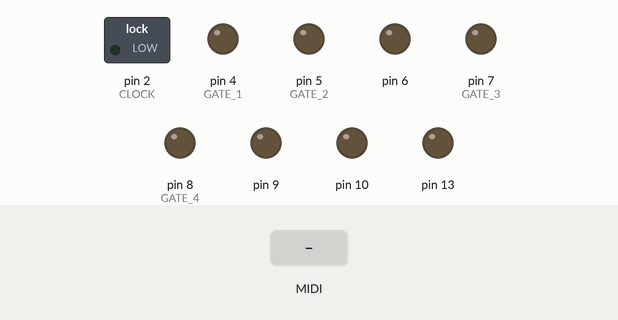
A sketch run on a simulated Arduino Leonardo, built with avr-gcc and run on an emulated ATmega32U4. On the bench: switched loads named in the sketch (green lamp = pin HIGH), output pins drawn as LEDs (lit = HIGH). The inputs (shaded band) are chosen by the test bench. MIDI output is not drawn.

Above: at 1.2 s.
1.3 s: MIDI note 36 received
At 2.3 s:
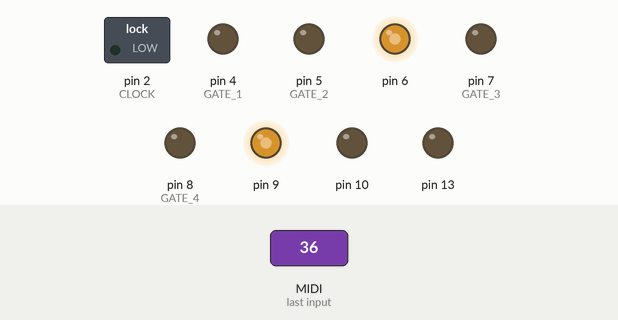
3.1 s: MIDI note 67 received
At 3.25 s:
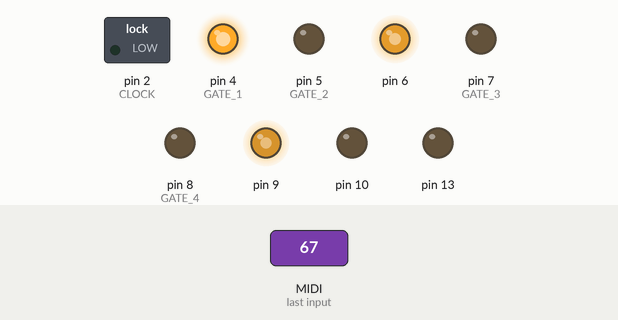
Timing chart, 0 to 6.1 s (numbered marks = the images above; inputs shaded):
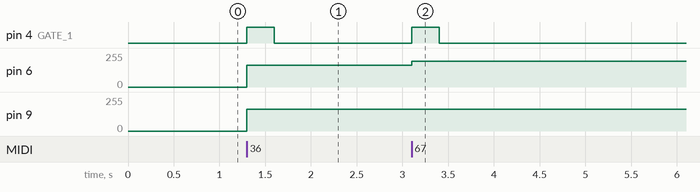

Measured:
- after the input at 1.3 s, pin 4 (GATE_1): LOW → HIGH at once, → LOW 0.30 s later; pin 6, pin 9: 0/255 → 164/255 at once
- after the input at 3.1 s, pin 4 (GATE_1): LOW → HIGH at once, → LOW 0.30 s later; pin 6: 164/255 → 195/255 at once

The sketch:

Interstellar_Communicator_PWM_v19.ino
```cpp
/*
24-2-2021
Jason

TODO:
- Test op glitches wanneer je veel midi ontvangt.
	- Glitches? Kijk of dit verdwijnt met midiThruOff.
		- Ja? Kijk of je midithru in hardware kan door-routen.
- Kijk of je condensators kan vervangen voor minder slew op de pwm outputs.
- Active sensing timeout nu niet gebruikt. Blijf testen om te kijken of er noten blijven hangen. Zo niet? Dan kan het zo blijven.
*/

#include <MIDI.h>
#include <EEPROM.h>

#define CLOCK 2
#define RESET 3
#define GATE_1 4
#define GATE_2 5
#define GATE_3 7
#define GATE_4 8
#define BUTTON_1 A0
#define BUTTON_2 A1
#define BUTTON_3 A2
#define BUTTON_4 A3

MIDI_CREATE_DEFAULT_INSTANCE();

// Frequency modes for TIMER1
#define PWM62k 1   //62500 Hz

// Direct PWM change variables
#define PWM9 OCR1A
#define PWM10 OCR1B

// Frequency modes for TIMER4
#define PWM187k 1   // 187500 Hz

// Direct PWM change variables
#define PWM6 OCR4D
#define PWM13 OCR4A

// Terminal count
#define PWM6_13_MAX OCR4C

enum TYPE { NEG = -1, NOTE, VELOCITY, ATC, ATP, CONTROL, BEND, PENDING_AT };

void setup()
{
	setinputsandoutputs();
	configuremidisethandle();
	load_learn_status();
}

void setinputsandoutputs()
{
	MIDI.begin(MIDI_CHANNEL_OMNI);
	 // MIDI.turnThruOff();

	pinMode(CLOCK, OUTPUT);
	pinMode(RESET, OUTPUT);
	pinMode(GATE_1, OUTPUT);
	pinMode(GATE_2, OUTPUT);
	pinMode(GATE_3, OUTPUT);
	pinMode(GATE_4, OUTPUT);

	pinMode(BUTTON_1, INPUT_PULLUP); //Knoppen 1 t/m 4 sluiten de input kort naar massa bij het indrukken.
	pinMode(BUTTON_2, INPUT_PULLUP);
	pinMode(BUTTON_3, INPUT_PULLUP);
	pinMode(BUTTON_4, INPUT_PULLUP);

	digitalWrite(CLOCK,LOW);
	digitalWrite(RESET,LOW);
	digitalWrite(GATE_1,LOW);
	digitalWrite(GATE_2,LOW);
	digitalWrite(GATE_3,LOW);
	digitalWrite(GATE_4,LOW);

	confpwm();
}

void confpwm()
{
	// Configure Timer 1 (Pins 9, 10 and 11)
	TCCR1A=1;
	TCCR1B=PWM62k|0x08;
	TCCR1C=0;

	// Configure Timer 4 (Pins 6 and 13)
	TCCR4A=0;
	TCCR4B=PWM187k;
	TCCR4C=0;
	TCCR4D=0;
	TCCR4D=0;

	// PLL Configuration
	// Use 96MHz / 2 = 48MHz
	PLLFRQ=(PLLFRQ&0xCF)|0x30;
	// PLLFRQ=(PLLFRQ&0xCF)|0x10; // Will double all frequencies

	// Terminal count for Timer 4 PWM
	PWM6_13_MAX=255;

	// Prepare pin 9 to use PWM
	PWM9=0;   // Set PWM value between 0 and 255
	DDRB|=1<<5;    // Set Output Mode B5
	TCCR1A|=0x80;  // Activate channel

	// Prepare pin 10 to use PWM
	PWM10=0;   // Set PWM value between 0 and 255
	DDRB|=1<<6;    // Set Output Mode B6
	TCCR1A|=0x20;  // Set PWM value

	// Prepare pin 6 to use PWM
	PWM6=0;   // Set PWM value between 0 and 255
	DDRD|=1<<7;    // Set Output Mode D7
	TCCR4C|=0x09;  // Activate channel D

	// Prepare pin 5 to use PWM
	PWM13=0;   // Set PWM value between 0 and 255
	DDRC|=1<<7;    // Set Output Mode C6
	TCCR4A=0x82;  // Activate channel A
}

void configuremidisethandle()
{
	//When the following midi message type is recieved, the void function in between the brackets is carried out.
	MIDI.setHandleNoteOn(note_on_vel);
	MIDI.setHandleNoteOff(note_off_vel);
	MIDI.setHandleControlChange(control_change);
	MIDI.setHandlePitchBend(pitchbend);
	MIDI.setHandleAfterTouchChannel(atc);
	MIDI.setHandleAfterTouchPoly(atp);
	MIDI.setHandleClock(clock_tick);
	MIDI.setHandleStart(clock_start);
	MIDI.setHandleContinue(clock_continue);
	MIDI.setHandleStop(clock_stop);
//  MIDI.setHandleActiveSensing(RecievedActive);
}

//Saved in eeprom
//------
int8_t cv_type[4];
int8_t cv_channel[4];

int8_t perc_type[4];
int8_t perc_channel[4];
int8_t perc_num[4];

bool polyphony[16];

int8_t msb_numbers[4];
// int8_t lsb_numbers[4];
int8_t nrpn_msb_controls[4];
int8_t nrpn_lsb_controls[4];
bool precision[4];
//------

int note_hist[4];
int note_row_hist[16];
int vel_row_hist;
int at_row_hist;

int8_t nrpn_iter[4];
int8_t msb_controller[4];

void load_learn_status()
{
  for ( int channels = 0; channels < 16; channels++ ) {
		note_row_hist[channels] = NEG;
    polyphony[channels] = false;
	}
	vel_row_hist = NEG;
	at_row_hist = NEG;
  nrpn_iter[0] = 0;
	nrpn_iter[1] = 0;
	nrpn_iter[2] = 0;
	nrpn_iter[3] = 0;

  /*
	for ( int row = 0; row < 4; row++ ) {
		cv_type[row] = 				EEPROM.read(row);
		cv_channel[row] = 			EEPROM.read(row+4);
		perc_type[row] = 			EEPROM.read(row+8);
		perc_channel[row] = 		EEPROM.read(row+12);
		perc_num[row] = 			EEPROM.read(row+16);
		polyphony[row] = 			EEPROM.read(row+20);
		polyphony[row + 4] = 		EEPROM.read(row+24);
		polyphony[row + 8] = 		EEPROM.read(row+28);
		polyphony[row + 12] = 		EEPROM.read(row+32);
		msb_numbers[row] = 			EEPROM.read(row+36);
		// lsb_numbers[row] = 			EEPROM.read(row+40);
		nrpn_msb_controls[row] = 	EEPROM.read(row+44);
		nrpn_lsb_controls[row] = 	EEPROM.read(row+48);
		precision[row] = 			EEPROM.read(row+52);
	}
*/

	cv_type[0] = NOTE;
	cv_channel[0] = 1;

	perc_type[0] = NEG;
	perc_channel[0] = NEG;
	perc_num[0] = NEG;


	cv_type[1] = VELOCITY;
	cv_channel[1] = 1;

	perc_type[1] = NOTE;
	perc_channel[1] = 10;
	perc_num[1] = 36;


	cv_type[2] = NOTE;
	cv_channel[2] = 2;

	perc_type[2] = NEG;
	perc_channel[2] = NEG;
	perc_num[2] = NEG;


	cv_type[3] = VELOCITY;
	cv_channel[3] = 10;

	perc_type[3] = NOTE;
	perc_channel[3] = 10;
	perc_num[3] = 38;

	msb_numbers[0] = NEG;
	// lsb_numbers[0] = NEG;

	msb_numbers[1] = NEG;
	// lsb_numbers[1] = NEG;

	msb_numbers[2] = NEG;
	// lsb_numbers[2] = NEG;

	msb_numbers[3] = NEG;
	// lsb_numbers[3] = NEG;

	nrpn_msb_controls[0] = 12;
	nrpn_lsb_controls[0] = 10;

	nrpn_msb_controls[1] = 12;
	nrpn_lsb_controls[1] = 42;

	nrpn_msb_controls[2] = 12;
	nrpn_lsb_controls[2] = 74;

	nrpn_msb_controls[3] = 12;
	nrpn_lsb_controls[3] = 106;

	precision[0] = false;
	precision[1] = false;
	precision[2] = false;
	precision[3] = false;

}

void loop()
{
	if ( MIDI.read() ) {
	} /*else if ( PINF < B11110000) {
		eval_buttonStates();
	}*/
}

uint16_t erase_row[4] = { 0, 0, 0, 0 };

void eval_buttonStates()
{
	int buttonStates = get_buttonStates(100);
	static int buttonStates_hist = 0;
	// MIDI.sendNoteOn(buttonStates, 120, 1);
  // MIDI.sendNoteOff(buttonStates_hist, 0, 1);
	if ( change(buttonStates, &buttonStates_hist) && buttonStates ) {
		int erase_counter[4];
		static int erase_counter_hist[4] = { 0, 0, 0, 0 };
		int erase_counter_diff[4];
		for ( int row = 0; row < 4; row++ ) {
			erase_counter[row] = millis();
			erase_counter_diff[row] = delta(erase_counter[row], &erase_counter_hist[row]);

			++erase_row[row];
		}

		MIDI.setHandleNoteOn(learn_note_on_vel);
		MIDI.disconnectCallbackFromType(midi::NoteOff);
		MIDI.setHandleControlChange(learn_control_change);
		MIDI.setHandlePitchBend(learn_pitchbend);
		MIDI.setHandleAfterTouchChannel(learn_atc);
		MIDI.setHandleAfterTouchPoly(learn_atp);
		MIDI.disconnectCallbackFromType(midi::Clock);
		MIDI.disconnectCallbackFromType(midi::Start);
		MIDI.disconnectCallbackFromType(midi::Continue);
		MIDI.disconnectCallbackFromType(midi::Stop);

		while ( 1 ) {
			buttonStates = getPINF_32u4_alt();
			if ( MIDI.read() ) {
			} else if ( buttonStates == false ) {
				if ( get_buttonStates(100) == false ) break;
			}
		}

		for ( int row = 0; row < 4; row++ ) {
			if ( erase_counter_diff < 500 && erase_row[row] > 1 && bitRead(buttonStates, row) ) {
				erase_row[row] = 0;

				cv_type[row] = NEG;
				cv_channel[row] = NEG;

				perc_type[row] = NEG;
				perc_channel[row] = NEG;
				perc_num[row] = NEG;

				polyphony[row] = false;
				polyphony[row + 4] = false;
				polyphony[row + 8] = false;
				polyphony[row + 12] = false;

				msb_numbers[row] = NEG;
				// lsb_numbers[row] = NEG;
				nrpn_msb_controls[row] = NEG;
				nrpn_lsb_controls[row] = NEG;

				precision[row] = false;
			}
		}

		save_learn_status();

		// switch ( cv_type[0] ) {
		// 	case NOTE:
		// 	MIDI.sendNoteOn(64, 64, 1); break;
		// 	case CONTROL:
		// 	MIDI.sendControlChange(64, 64, 1); break;
		// 	case ATC:
		// 	MIDI.sendAfterTouch(64, 1); break;
		// 	case ATP:
		// 	MIDI.sendAfterTouch(64, 64, 1); break;
		// 	case BEND:
		// 	MIDI.sendPitchBend(64, 1); break;
		// 	default:
		// 		break;
		// }

		MIDI.setHandleNoteOn(note_on_vel);
		MIDI.setHandleNoteOff(note_off_vel);
		MIDI.setHandleControlChange(control_change);
		MIDI.setHandlePitchBend(pitchbend);
		MIDI.setHandleAfterTouchChannel(atc);
		MIDI.setHandleAfterTouchPoly(atp);
		MIDI.setHandleClock(clock_tick);
		MIDI.setHandleStart(clock_start);
		MIDI.setHandleContinue(clock_continue);
		MIDI.setHandleStop(clock_stop);
	}
}

void save_learn_status()
{
	for ( int row = 0; row < 4; row++ ) {
		EEPROM.update(row, 	  cv_type[row]);
		EEPROM.update(row+4,  cv_channel[row]);
		EEPROM.update(row+8,  perc_type[row]);
		EEPROM.update(row+12, perc_channel[row]);
		EEPROM.update(row+16, perc_num[row]);
		EEPROM.update(row+20, polyphony[row]);
		EEPROM.update(row+24, polyphony[row + 4]);
		EEPROM.update(row+28, polyphony[row + 8]);
		EEPROM.update(row+32, polyphony[row + 12]);
		EEPROM.update(row+36, msb_numbers[row]);
		// EEPROM.update(row+40, lsb_numbers[row]);
		EEPROM.update(row+44, nrpn_msb_controls[row]);
		EEPROM.update(row+48, nrpn_lsb_controls[row]);
		EEPROM.update(row+52, precision[row]);
	}
}

//returns a debounced button state.
int get_buttonStates(int t_debounce)
{
	uint8_t state = getPINF_32u4_alt();
	static uint8_t stateHistory = state;

	unsigned long t0 = millis();

	// The while loop ends if:
	//  1: It reaches the debounce time: After which the readed state is returned.
	//  2: Or if the readed state is changed before the debounce time is reached: After which the previous state is returned.

	//convert to unsigned to prevent negative values;
	while ( uint32_t(millis() - t0) < t_debounce ) {
		//break the loop and return previous value if the pin value changed before the debounce time was reached.
		if ( state != getPINF_32u4_alt() ) {
		return stateHistory;
		}
	}

	stateHistory = state;
	return state;
}

inline uint8_t getPINF_32u4_alt()
{
	//A0 == PF7, A1 == PF6, A2 == PF5, A3 == PF4. Specific for Atmega32u4.
	// B00001111 == 15.
	//   int state = (~PINF >> 4) & 15;
	uint8_t n_PINF = ~PINF;
	uint8_t state = ( (n_PINF & 16) >> 1 | (n_PINF & 32) >> 3 | (n_PINF & 64) >> 5 | (n_PINF & 128) >> 7 ) & 15;
	return state;
}

void learn_note_on_vel(int8_t channel, int8_t note, int8_t velocity)
{
	int count_keys = 0;
	const int8_t KEYS = B01;
	const int8_t PERC = B11;

	for ( int row = 0; row < 4; row++ ) {
		erase_row[row] = false;

		switch ( (channel == 10) << 1 | bitRead(getPINF_32u4_alt(), row) ) {
		case KEYS:
			switch ( count_keys ) {
			case 0:
				cv_type[row] = NOTE;
				cv_channel[row] = channel;
				++count_keys;
				break;
			case 1:
				cv_type[row] = VELOCITY;
				cv_channel[row] = channel;
				++count_keys;
				break;
			case 2:
				cv_type[row] = PENDING_AT;
				cv_channel[row] = channel;
				break;
			default:
				break;
			}
			break;
		case PERC:
			cv_type[row] = VELOCITY;
			cv_channel[row] = channel;
			perc_type[row] = NOTE;
			perc_channel[row] = channel;
			perc_num[row] = note;
			break;
		default:
			break;
		}
	}

	count_keys = 0;
	for ( int row = 0; row < 4; row++ ) {
		if ( cv_type[row] == NOTE && cv_channel[row] == channel ) {
			++count_keys;
		}
	}
	polyphony[channel] = count_keys > 1;
}

void learn_atc(int8_t channel, int8_t aftertouch)
{
	for ( int row = 0; row < 4; row++ ) {
		erase_row[row] = false;

		if ( cv_channel[row] == channel && cv_type[row] == PENDING_AT && bitRead(getPINF_32u4_alt(), row) ) {
			cv_type[row] = ATC;
		}
	}
}

void learn_atp(int8_t channel, int8_t note, int8_t aftertouch)
{
	for ( int row = 0; row < 4; row++ ) {
		erase_row[row] = false;

		if ( cv_channel[row] == channel && cv_type[row] == PENDING_AT && bitRead(getPINF_32u4_alt(), row) ) {
			cv_type[row] = ATP;
		}
	}
}

void learn_control_change(int8_t channel, int8_t number, int8_t control)
{
	static bool msb_ready = false;
	static bool nrpn_ready = false;

	for ( int row = 0; row < 4; row++ ) {
		erase_row[row] = false;
		precision[row] = false;

		if ( bitRead(getPINF_32u4_alt(), row) ) {
			switch ( number ) {
			case 38:
				if ( nrpn_ready && msb_ready ) {
					precision[row] = true;

					nrpn_ready = false;
					msb_ready = false;
				}
				break;
			case 6:
				if ( nrpn_ready ) {
					cv_type[row] = CONTROL;
					cv_channel[row] = channel;

					msb_ready = true;
				}
				break;
			case 98:
				if ( control == 127 ) {
					break;
				} else if ( msb_ready ) {
					nrpn_lsb_controls[row] = control;

					nrpn_ready = true;
				}
				break;
			case 99:
				if ( control == 127 ) {
					break;
				} else {
					nrpn_msb_controls[row] = control;
				}
				break;
			default:
				cv_type[row] = CONTROL;
				cv_channel[row] = channel;

				if ( msb_numbers[row] + 32 == number && msb_ready ) {
					precision[row] = true;
				}

				if ( msb_ready || msb_numbers[row] == number && cv_channel[row] == channel ) {
					msb_ready = false;
				} else {
					msb_numbers[row] = number;

					msb_ready = true;
				}

				break;
			}
		}
	}
}

void learn_pitchbend(int8_t channel, int pitch)
{
	for ( int row = 0; row < 4; row++ ) {
		erase_row[row] = false;

		if ( bitRead(getPINF_32u4_alt(), row) ) {
			cv_type[row] = BEND;
			cv_channel[row] = channel;
		}
	}
}

void note_on_vel(int8_t channel, int8_t note, int8_t velocity) //Moeten bytes zijn, geen int. (met int wordt de data corrupt).
{
	note_on(channel, note);
	on_vel(channel, note, velocity);
  // MIDI.sendControlChange(note, note_hist[0], 1);
  // MIDI.sendControlChange(note, note_hist[1], 2);
  // MIDI.sendControlChange(note, note_hist[2], 3);
  // MIDI.sendControlChange(note, note_hist[3], 4);
}

void note_on(int8_t channel, int8_t note)
{
	int type = NOTE;
	for ( int row = 0; row < 4; row++ ) {
		bool cv_main = cv_main_conditions(row, type, channel);
		const int8_t MONO_KEYS = B01;
		const int8_t POLY_KEYS = B11;

		switch ( polyphony[channel - 1] << 1 | cv_main ) {
			case MONO_KEYS:
				cv_out(row, note, type);
				gate_out(row, true);
				// note_hist_2[row] = note_hist_1[row];
				note_hist[row] = note;
				goto END_LOOP;
			case POLY_KEYS:
				if ( note_row_hist[channel-1] != row ) {
					cv_out(row, note, type);
					gate_out(row, true);
					// note_hist_2[row] = note_hist_1[row];
					note_hist[row] = note;
					note_row_hist[channel-1] = row;
					goto END_LOOP;
				}
				break;
			default:
				break;
		}

		if ( perc_main_conditions(row, type, channel, note) ) {
			gate_out(row, true);
			note_hist[row] = note;
			goto END_LOOP;
		}
	}
	END_LOOP:;
}

void on_vel(int8_t channel, int8_t note, int8_t velocity)
{
	int type = VELOCITY;
	for ( int row = 0; row < 4; row++ ) {
		bool cv_main = cv_main_conditions(row, type, channel);

		const int8_t MONO_VEL_OR_PERC_VEL = B01;
		const int8_t POLY_VEL = B11;

		switch ( polyphony[channel - 1] << 1 | cv_main ) {
			case MONO_VEL_OR_PERC_VEL:
				cv_out(row, velocity, type);
				note_hist[row] = note;
				goto END_LOOP;
			case POLY_VEL:
				if ( vel_row_hist != row ) {
					cv_out(row, velocity, type);
					note_hist[row] = note;
					vel_row_hist = row;
					goto END_LOOP;
				}
				break;
			default:
				break;
		}
	}
	END_LOOP:;
}

void note_off_vel(int8_t channel, int8_t note, int8_t velocity)
{
	note_off(channel, note);
	off_vel(channel, note, velocity);
  // MIDI.sendControlChange(note, note_hist[0], 1);
  // MIDI.sendControlChange(note, note_hist[1], 2);
  // MIDI.sendControlChange(note, note_hist[2], 3);
  // MIDI.sendControlChange(note, note_hist[3], 4);
}

void note_off(int8_t channel, int8_t note)
{
	int type = NOTE;
	for ( int row = 0; row < 4; row++ ) {
		bool cv_main = cv_main_conditions(row, type, channel);
		bool perc_main = perc_main_conditions(row, type, channel, note);

    // MIDI.sendControlChange(note, note_hist[row], row+1);
    // MIDI.sendControlChange(note, perc_main, row+1);
		if ( note_hist[row] == note & (cv_main | perc_main) ) {
			gate_out(row, false);
			note_hist[row] = NEG;
			goto END_LOOP;
		}
	}
	END_LOOP:;
}

//alleen voor percussie
void off_vel(int8_t channel, int8_t note, int8_t velocity)
{
	int type = VELOCITY;
	for ( int row = 0; row < 4; row++ ) {
		// const int8_t MONO_VEL = B11;
		// const int8_t POLY_VEL = B11;

    bool cv_main = cv_main_conditions(row, type, channel);
		bool perc_main = perc_main_conditions(row, NOTE, channel, note);

    // MIDI.sendControlChange(note, note_hist[row], row+1);
    // MIDI.sendControlChange(note, cv_main_conditions(row, type, channel), row+1);
		if ( note_hist[row] == note & cv_main & perc_main ) {
			cv_out(row, velocity, type);
			note_hist[row] = NEG;
			goto END_LOOP;
		}
	}
	END_LOOP:;
}

void atc(int8_t channel, int8_t aftertouch)
{
	int type = ATC;
	int row = 0;
	do {
		if ( cv_main_conditions(row, type, channel ) ) {
			cv_out(row, aftertouch, type);
			break;
		}
	} while ( ++row < 4 );
}

void atp(int8_t channel, int8_t note, int8_t aftertouch)
{
	int type = ATP;
	const int8_t MONO_ATP = B001;
	const int8_t POLY_ATP_PLAY = B111;

	int row = 2;
	do {
		switch ( (note_hist[row - 2] == note) << 2 | polyphony[channel - 1] << 1 | cv_main_conditions(row, type, channel) ) {
			case MONO_ATP:
				cv_out(row, aftertouch, type);
				goto END_LOOP;
			case POLY_ATP_PLAY:
				cv_out(row, aftertouch, type);
				goto END_LOOP;
			default:
				break;
		}
	} while ( ++row < 4 );
	END_LOOP:;
}

//test deze

void control_change(int8_t channel, int8_t number, int8_t control)
{
	int type = CONTROL;

	bool msb_6 = 6 == number;
	bool lsb_38 = 38 == number;

	bool nrpn_99 = 99 == number;
	bool nrpn_98 = 98 == number;

	const int NRPN_99_CTRL = B00 << 7 | B0100001;
	const int NRPN_98_CTRL = B01 << 7 | B1000001;
	const int MSB_6 = B10 << 7 | B0001001;
	const int LSB_38 = B10 << 7 | B0010001;
	const int MSB = B0000011;
	const int LSB = B0000101;

	int row = 0;
	do {
		bool cv_main = cv_main_conditions(row, type, channel);

		bool msb_num = msb_numbers[row] == number;
		bool lsb_num = msb_numbers[row] + 32 == number;

		bool nrpn_msb_ctrl = nrpn_msb_controls[row] == control;
		bool nrpn_lsb_ctrl = nrpn_lsb_controls[row] == control;

		switch ( nrpn_iter[row] << 7 | (nrpn_lsb_ctrl & nrpn_98) << 6 | (nrpn_msb_ctrl & nrpn_99) << 5 | lsb_38 << 4 | msb_6 << 3 | lsb_num << 2 | msb_num << 1 | cv_main ) {
			case NRPN_99_CTRL:
				nrpn_iter[row] = 1;
				goto END_LOOP;
			case NRPN_98_CTRL:
				nrpn_iter[row] = 2;
				goto END_LOOP;
			case MSB_6:
				if ( precision[row] ) {
					msb_controller[row] = control;
				} else {
					cv_out(row, (control << 6) + 64, type);
					nrpn_iter[row] = 0;
				}
				goto END_LOOP;
			case LSB_38:
				cv_out(row, msb_controller[row] << 7 | control, type);
				nrpn_iter[row] = 0;
				goto END_LOOP;
			case MSB:
				if ( precision[row] ) {
					msb_controller[row] = control;
				} else cv_out(row, (control << 6) + 64, type);
				goto END_LOOP;
			case LSB:
				cv_out(row, msb_controller[row] << 7 | control, type);
				goto END_LOOP;
			default:
				break;
		}
	} while ( ++row < 4 );
	END_LOOP:;
}

void pitchbend(int8_t channel, int pitch)
{
	int type = BEND;
	int row = 0;
	do {
		if ( cv_main_conditions(row, type, channel ) ) {
			cv_out(row, pitch, type);
			break;
		}
	} while ( ++row < 4 );
	END_LOOP:;
}

inline bool cv_main_conditions(int row, int type, int8_t channel)
{
	return
	cv_type[row] == type &
	cv_channel[row] == channel;
}

inline bool perc_main_conditions(int row, int type, int8_t channel, int8_t number)
{
	return
	perc_type[row] == type &
	perc_channel[row] == channel &
	perc_num[row] == number;
}

inline void cv_out(int row, int number, int type)
{
	const int CV_RSHIFT[6] = {0, 0, 0, 0, 6, 6};
	const int CV_OFFSET[6] = {128, 64, 64, 64, 0, 0};

	uint8_t value = (number >> CV_RSHIFT[type]) + CV_OFFSET[type];
	switch (row) {
		case 0: PWM6 = value; break;
		case 1: PWM9 = value; break;
		case 2: PWM10 = value; break;
		case 3: PWM13 = value; break;
	}
	// if ( !MIDI.getThruState() ) {
	// 	MIDI.sendControlChange(0, value >> 7, row + 1);
	// 	MIDI.sendControlChange(32, value & 127, row + 1);
	// }
}

inline void gate_out(int row, bool state)
{
	const int GATES[4] = {GATE_1, GATE_2, GATE_3, GATE_4};

	digitalWrite(GATES[row], state);
	// if ( !MIDI.getThruState() ) {
	// 	MIDI.sendNoteOn(1, state, row + 1);
	// }
}

int clock_count = 2;
bool clock_active = false;

void clock_tick()
{
	switch ( clock_count << 1 | clock_active ) {
		case 1: /*digitalWrite(RESET, LOW);*/ digitalWrite(CLOCK, HIGH); clock_count = 1; break;
		case 3: digitalWrite(RESET, LOW); digitalWrite(CLOCK, LOW); clock_count = 2; break;
		case 5: clock_count = 0; break;
		default: break;
	}
}

void clock_start()
{
	digitalWrite(RESET, HIGH);
	clock_count = 0;
	clock_active = true;
}

void clock_continue()
{
	clock_active = true;
}

void clock_stop()
{
	digitalWrite(CLOCK, LOW);
	digitalWrite(RESET, LOW);
	gate_out(0, LOW);
	gate_out(1, LOW);
	gate_out(2, LOW);
	gate_out(3, LOW);
	clock_active = false;
}

// void sense_timeout()
// {
// 	clock_stop();
// }

//Algemene functies

bool change(int val, int *history)
{
  bool state = true;
  if ( *history == val ) {
    state = false;
  }
  *history = val;
  return state;
}

int delta(int in, int *history)
{
	int out = in - *history;
	*history = in;
	return out;
}
```
